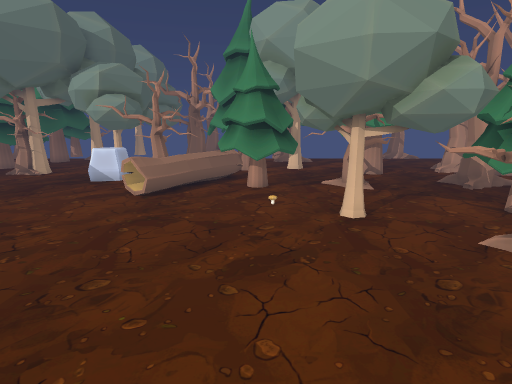
view 1 (above)

24 first-person views from a walk through a level from a Godot 3-D game. The camera is 1.4 m above the floor, tilts 12° down and sees 80° across. The floor is counted in squares, 0.5 m on a side. Each view is taken from the middle of a square. On the plan, view 1 faces up. The plan holds only what a view shows up to about 20 squares ahead; the rest is blank. The place goes on beyond the plan. Characters and animated objects are not drawn.

view 2
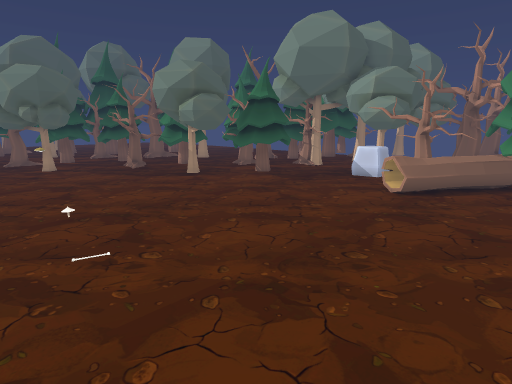

view 3
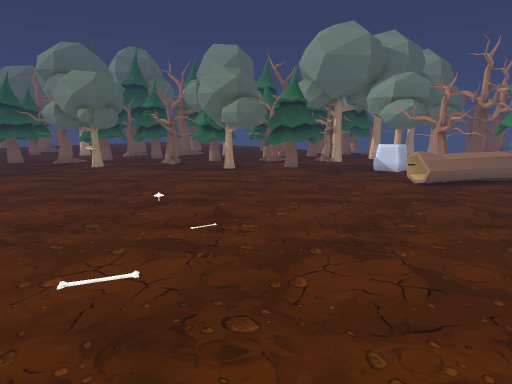

view 4
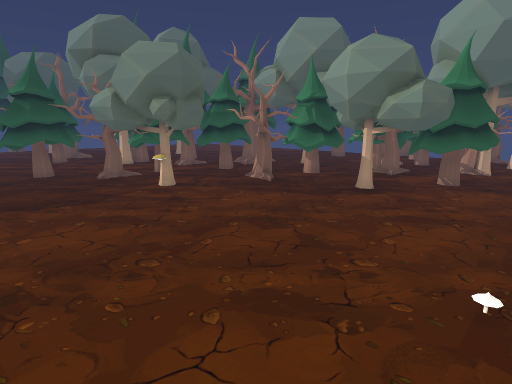

view 5
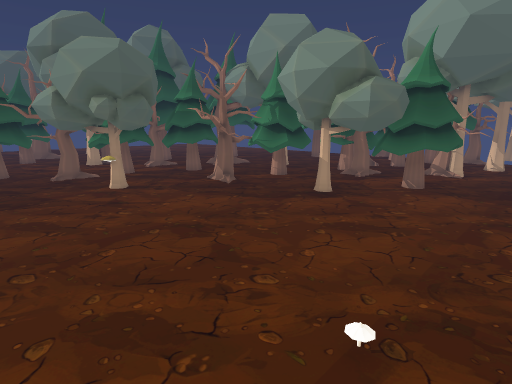

view 6
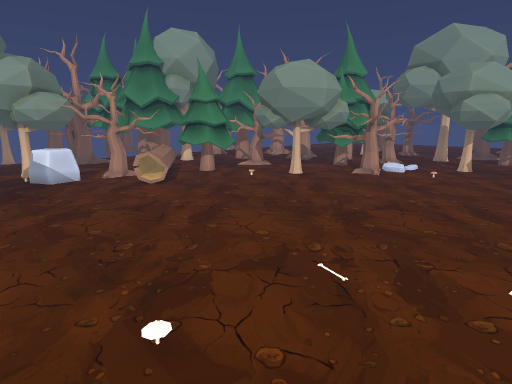

view 7
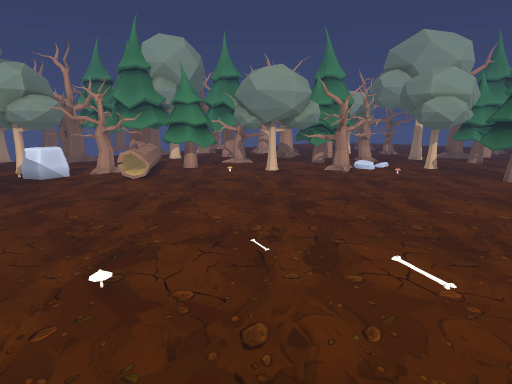

view 8
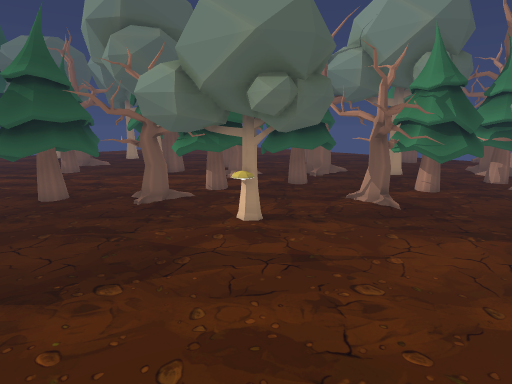

view 9
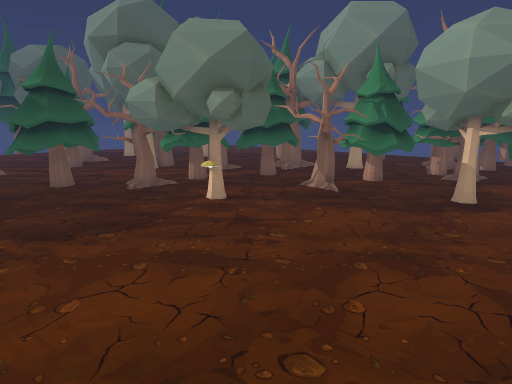

view 10
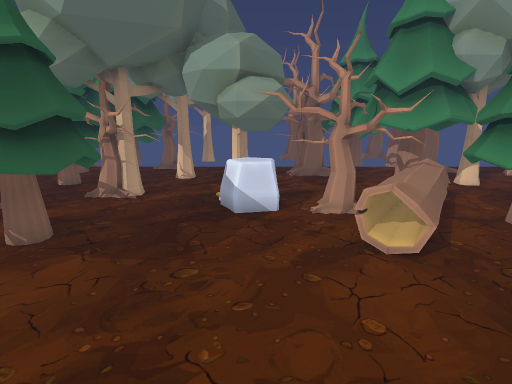

view 11
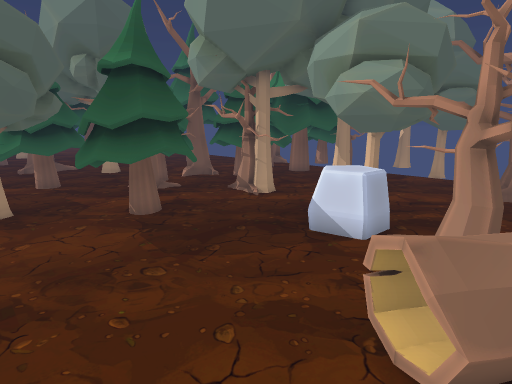

view 12
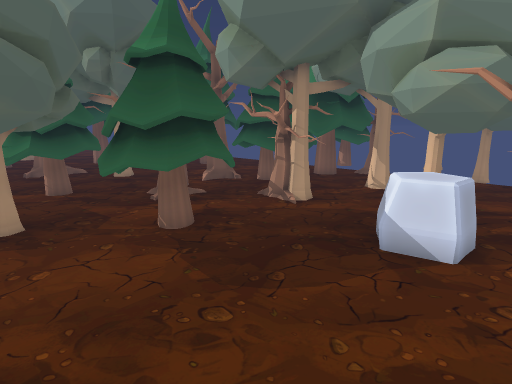

view 13
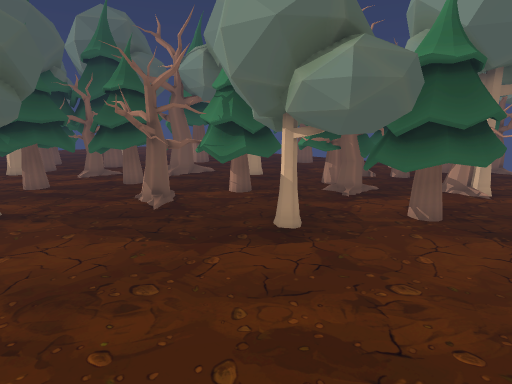

view 14
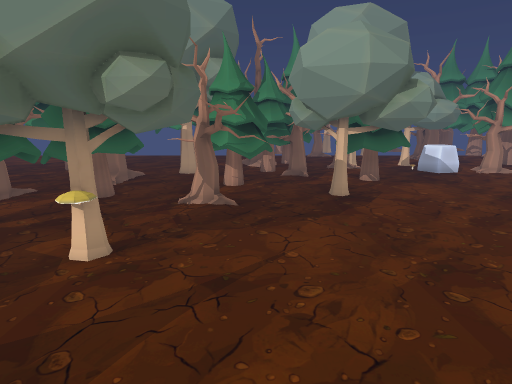

view 15
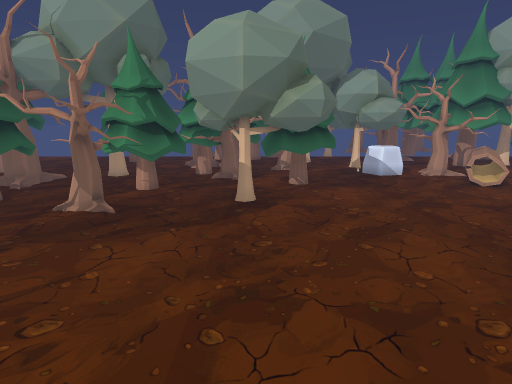

view 16
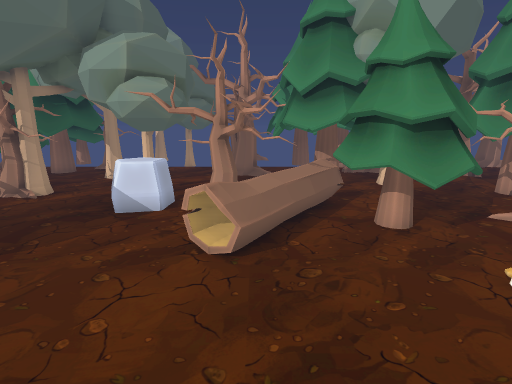

view 17
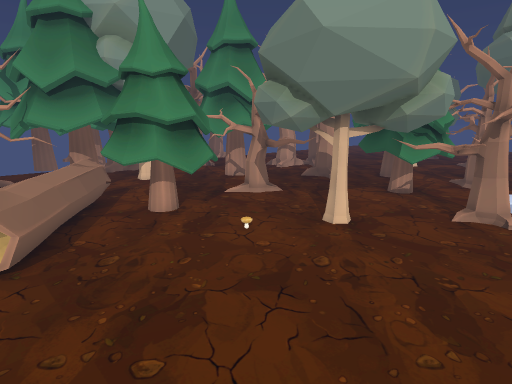

view 18
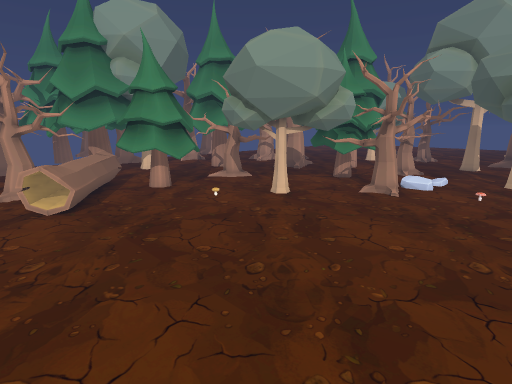

view 19
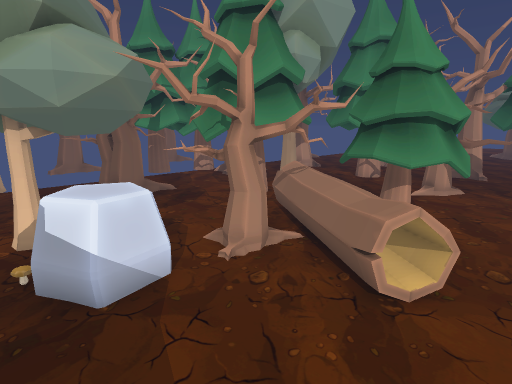

view 20
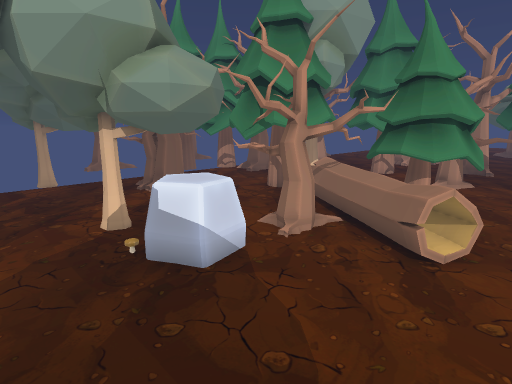

view 21
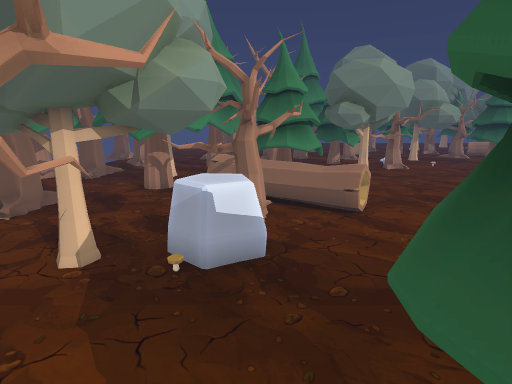

view 22
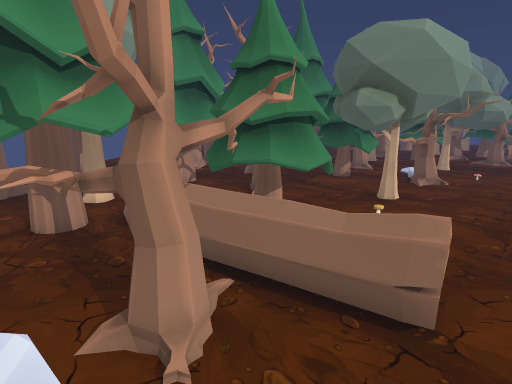

view 23
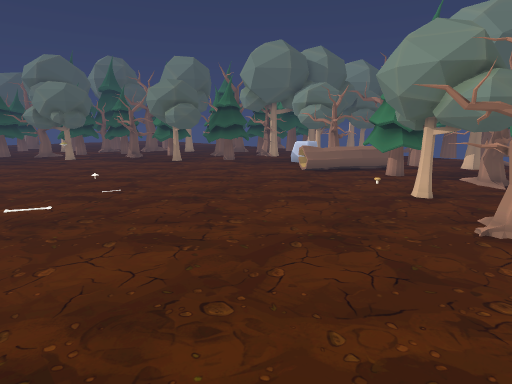

view 24
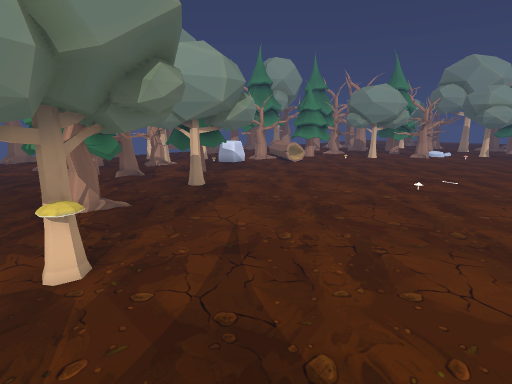

### Floor plan
Key: @ floor where view 1 was taken; # wall or solid block; x gap in a wall; . floor; = window, fence, low wall or low ledge; ^ raised ledge; T thing the floor can be seen under or through; L log; O other object.
Columns run from 31 left of view 1 to 7 right of it. Each row starts with its distance up from view 1.
 21         ..  #  # #...####...#   ###..#
 20         ...##  ### ..#T ....## ## ..##
 19         ...##    ##...TTT...#####...#
 18  x.   .... #   #####..TTT.T  L##....#
 17  #..... .. #   #..#...#TTTT LLL.....#
 16     ...#..##   #......OOTTTLLLTT .TT
 15     .......T   ##TT.......TLLTTTTTTT
 14     #.... TT     TTT......LLLTTT
 13 ..###...T T      TTT.....LLL..TTT=
 12 ....x...TTTTTT   TT.......LL.....#
 11   .T ##.TTTT=TT  T...............#
 10  #x  ##..TT=.TTT###..............##
  9 ##.TTT#xTT....#####..............####
  8 ##.TTTT.TTT#....##.................##
  7 .T TT.....##........................##
  6 .T TT...............................###
  5 .TTTT..  T.............................
  4   TTT  TTTT............................
  3   #T  TTTTT............................
  2   ##  TT...............................
  1   ##.###...............................
  0  ##............................@.......
 -1 ## ....................................
 -2 ##....................................#
 -3  ^ ..................................
 -4          ......... . . .....  .....   .

Where each view was taken, in squares from view 1:
view 1: 0 up, 0 right, facing up
view 2: 1 down, 0 right, facing up-left
view 3: 4 down, 0 right, facing up-left
view 4: 4 down, 10 left, facing up-left
view 5: 2 down, 9 left, facing up-left
view 6: 2 down, 12 left, facing up-right
view 7: 4 down, 12 left, facing up-right
view 8: 3 down, 17 left, facing up-left
view 9: 4 down, 14 left, facing up-left
view 10: 6 up, 8 left, facing up
view 11: 9 up, 4 left, facing up-left
view 12: 9 up, 6 left, facing up-left
view 13: 3 up, 11 left, facing up-left
view 14: 3 down, 20 left, facing up
view 15: 2 down, 16 left, facing up
view 16: 6 up, 4 left, facing up
view 17: 5 up, 5 left, facing up-right
view 18: 1 up, 7 left, facing up-right
view 19: 11 up, 10 left, facing up-right
view 20: 11 up, 12 left, facing up-right
view 21: 16 up, 15 left, facing right
view 22: 15 up, 9 left, facing right
view 23: 4 down, 7 right, facing up-left
view 24: 3 down, 25 left, facing up-right
